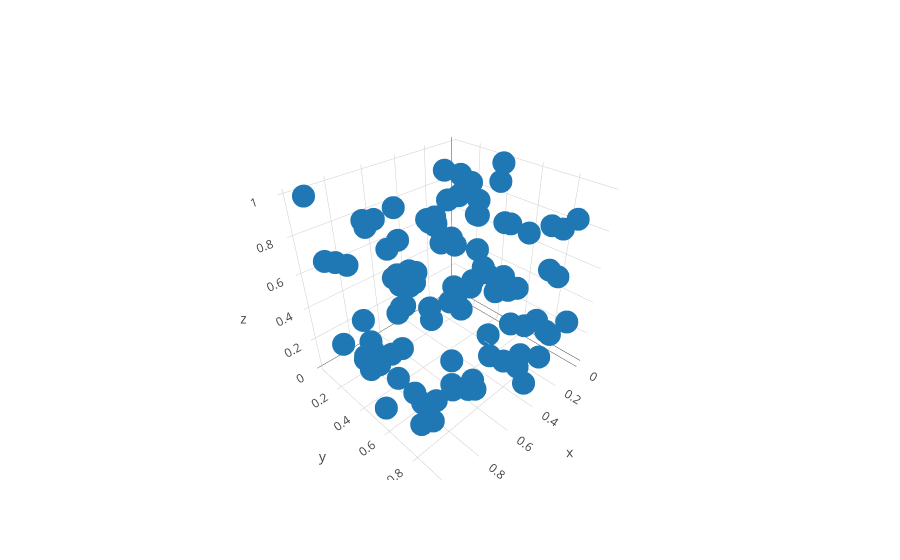

The notebook cell saved with this chart:
### Markdown cell above
### Option #3: Use a more sophisticated graphics library

### Code cell
import plotly.offline as py # See examples at e.g. https://plot.ly/pandas/3d-scatter-plots/
import plotly.graph_objs as go
py.init_notebook_mode(connected=True)
trace1 = go.Scatter3d(
    x=data[:,0],
    y=data[:,1],
    z=data[:,2],
    mode='markers',
)

fig = dict(data=[trace1,])
py.iplot(fig, validate=False)
